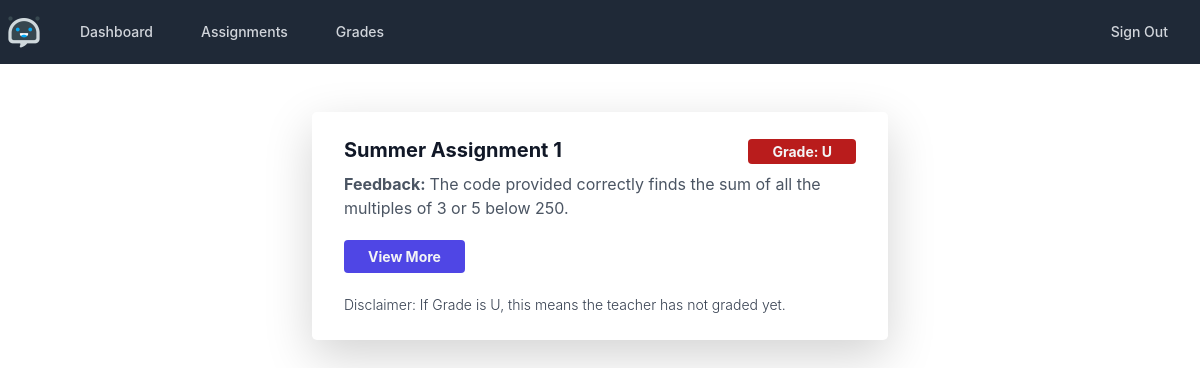
Screenshot of /grades (signed in) with the database file from the repository.
### models.py (models this page shows, shortened)
class Assignment(db.Model):
    __tablename__ = 'assignments'
    __table_args__ = {'extend_existing': True}
    assignment_id = db.Column(db.Integer, primary_key=True)
    name = db.Column(db.String(100), nullable=False)
    description = db.Column(db.String(500), nullable=False)
    set_by = db.Column(db.String(50), nullable=False)
    created_on = db.Column(db.DateTime, nullable=False)
    due_date = db.Column(db.String(10), nullable=False)

class Grade(db.Model):
    __tablename__ = 'grades'
    __table_args__ = {'extend_existing': True}
    assignment_id = db.Column(db.Integer, db.ForeignKey(Assignment.assignment_id), nullable=False)
    student_id = db.Column(db.Integer, db.ForeignKey(User.id), nullable=False)
    grade = db.Column(db.String(1), nullable=True, default='N')
    correct = db.Column(db.Boolean, nullable=False, default=False)
    feedback = db.Column(db.String(2000), nullable=False, default='No Feedback Provided. Default.')
    next_steps = db.Column(db.String(2000), nullable=False, default='No Next Steps Provided. Default.')
    code_submission = db.Column(db.String(2000), nullable=False, default='No Code Provided. Default.')
    grade_id = db.Column(db.Integer, primary_key=True)

### grades/views.py (the view)
@grades_blueprint.route('/grades')
@login_required
@required_roles('student')
def grades():
    all_grades = Grade.query.filter_by(student_id=current_user.id).all()
    all_assignments = Assignment.query.all()
    if len(all_grades) != 0:
        return render_template('grades/grades.html',
                               grades=all_grades, assignments=all_assignments)
    else:
        flash('No grades to review.')
    return render_template('grades/grades.html')

### app.py (called while the page is built)
@login_manager.user_loader
def load_user(user_id):
    return User.query.get(int(user_id))

### models.py (called while the page is built)
def required_roles(*roles):
    def wrapper(f):
        @wraps(f)
        def wrapped(*args, **kwargs):
            if current_user.role not in roles:
                return render_template('error/403.html')
            return f(*args, **kwargs)
        return wrapped
    return wrapper

### templates/grades/grades.html (shortened to what this page needs)
<!DOCTYPE html>
<html lang="en">
<head>
</head>
<body>
{% extends 'base.html' %}
{% block content %}
    <div class="w-full max-w-xl mx-auto mt-5">
        {% if grades %}
            {% for grade in grades %}
                {% for assignment in assignments %}
                    {% if assignment.assignment_id == grade.assignment_id %}
                        <div class="max-w-2xl px-8 py-4 my-4 bg-white rounded-lg shadow-lg">
                            <div class="flex items-center justify-between">
                                <span class="text-xl font-bold text-gray-900" tabindex="0" role="link">
                                    {{ assignment.name }}
                                </span>
                                <span class="text-xl font-bold text-gray-700">
                    {% if grade.grade == "U" or grade.grade == "F" or grade.grade == "E" %}
                        <span class="px-4 py-1 text-sm font-bold text-gray-100 bg-red-700 rounded">Grade: {{ grade.grade }}</span>
                    {% elif grade.grade == "C" or grade.grade == "D" %}
                        <span class="px-4 py-1 text-sm font-bold text-gray-100 bg-yellow-600 rounded">Grade: {{ grade.grade }}</span>
                    {% else %}
                        <span class="px-4 py-1 text-sm font-bold text-gray-100 bg-green-700 rounded">Grade: {{ grade.grade }}</span>
                    {% endif %}
                </span>
                            </div>
                            <div class="mt-2">
                                <p class="mt-2 text-gray-600">
                                    <b>Feedback: </b>{{ grade.feedback }}
                                </p>
                            </div>
                            <div class="flex items-center justify-between mt-4">
                                <form method="POST">
                                    <a href="{{ url_for('grades.view_grade', id=grade.grade_id) }}"
                                       class="px-4 py-2 text-sm font-bold text-gray-100 bg-indigo-600 hover:text-gray-100 rounded"
                                       tabindex="0" role="button">
                                        View More
                                    </a>
                                </form>
                            </div>
                            <div class="mt-4">
                                <span class="text-sm font-light text-gray-700">
                                    {% if grade.grade == 'U' %}
                                        Disclaimer: If Grade is U, this means the teacher has not graded yet.
                                    {% endif %}
                                </span>
                            </div>
                        </div>
                    {% endif %}
                {% endfor %}
            {% endfor %}
        {% endif %}
    </div>
{% endblock %}

### rows the page displays
Grade: grade "U", feedback "The code provided correctly finds the sum of all the multiples of 3 or 5 below 250."
Assignment: name "Summer Assignment 1"
